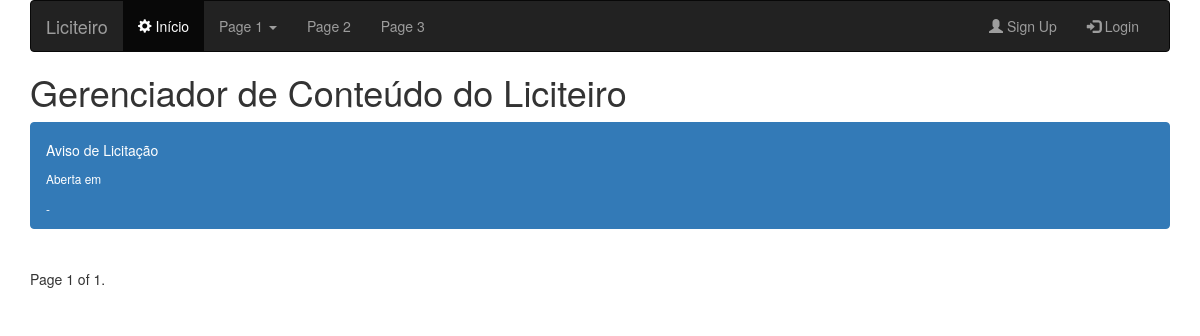
Page /lista_modalidades_licitacao on the earlier database version.
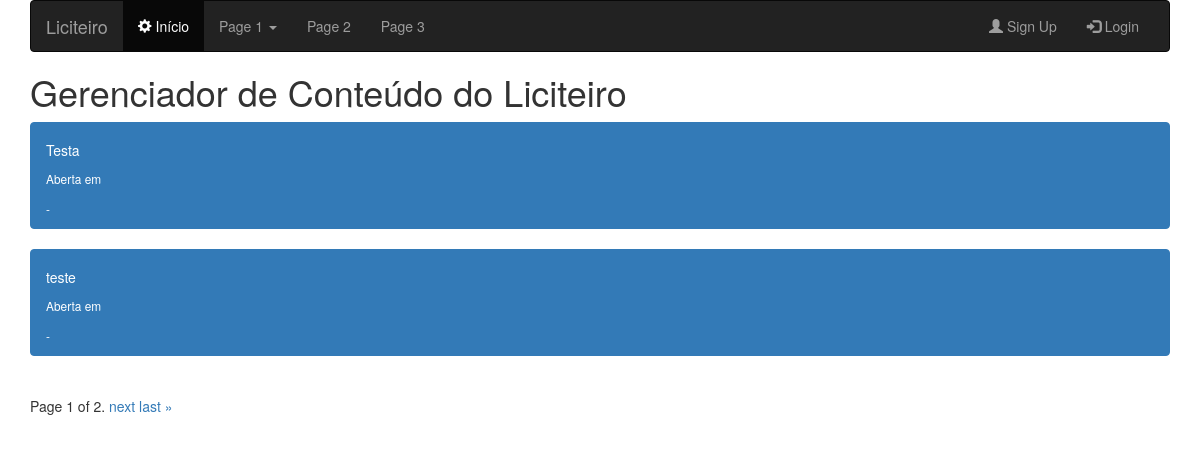
Same page on the later database version.
### app_licitacao/models.py (models this page shows)
class Modalidade_Licitacao(models.Model):
	nome = models.CharField(max_length = 150)
	ativo = models.BooleanField()
	data_criacao = models.DateTimeField(auto_now = True)
	def __unicode__(self):
		return self.nome
	class Meta:
		verbose_name_plural = 'Modalidasdes de Licitação'

### app_licitacao/views.py (the view)
# urls.py: url(r'^lista_modalidades_licitacao',Lista_modalidade_licitacao),
def Lista_modalidade_licitacao(request):
  item_objeto = Modalidade_Licitacao.objects.all()
  paginator = Paginator(item_objeto, 2)
  page = request.GET.get('page')
  try:
    item = paginator.page(page)
  except PageNotAnInteger:
    item = paginator.page(1)
  except EmptyPage:
    item = paginator.page(paginator.num_pages)
  return render(request, "app_licitacao/modalidades_licitacao/lista_modalidades_licitacao.html", {'item': item})

### templates/app_licitacao/modalidades_licitacao/lista_modalidades_licitacao.html (shortened to what this page needs)
{%extends 'base.html'%}
{% load bootstrap_pagination %}
{% load pagination_tags %}
{% block conteudo %}
{% for i in item %}
    <div class="list-group">
      <a href="/item_modalidade_licitacao/{{i.id}}" class="list-group-item list-group-item-action flex-column align-items-start active">
        <div class="d-flex w-100 justify-content-between">
          <h5 class="mb-1">{{i}}</h5>
          <small>Aberta em {{i.abertura}}</small>
        </div>
        <small>{{i.cidade}}-{{i.uf}}</small>
      </a>
    </div>
    {%empty%}
      <h2>Sem cadastros!</h2>
  {%endfor%}
<div class="pagination">
  <span class="step-links">
    <span class="current">
        Page {{ item.number }} of {{ item.paginator.num_pages }}.
    </span>
    {% if item.has_next %}
        <a href="?page={{ item.next_page_number }}">next</a>
        <a href="?page={{ item.paginator.num_pages }}">last &raquo;</a>
    {% endif %}
  </span>
</div>
{%endblock%}

Differences in the rows shown:
removed Modalidade_Licitacao: nome "Aviso de Licitação"
added Modalidade_Licitacao: nome "Testa"
added Modalidade_Licitacao: nome "teste"
Other differences:
{{ item.paginator.num_pages }}: "1" → "2"
text now shown: "next last »"
